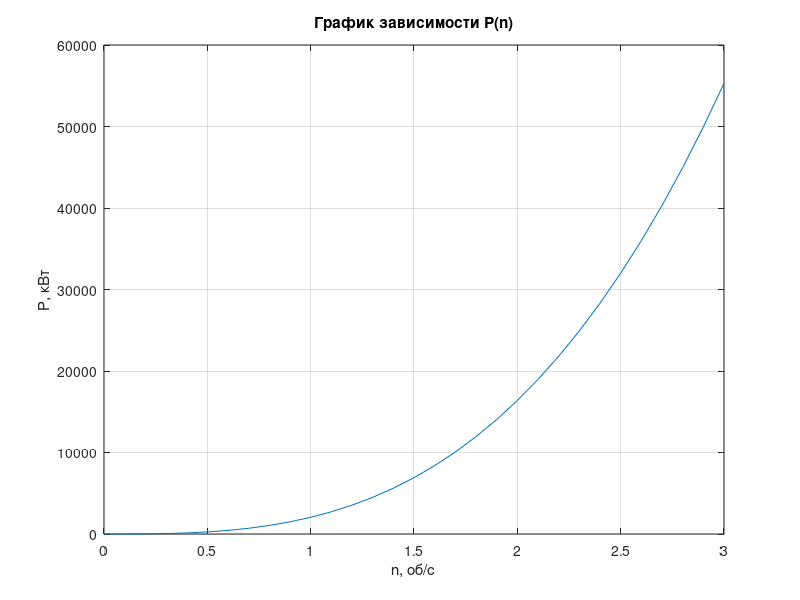

Write the MATLAB code that produced this figure.
n = 0:0.1:3;
P = 2048000.*(n.^3)./1000;
plot(n,P)
grid on, title('График зависимости P(n)')
xlabel('n, об/с'), ylabel('P, кВт')
